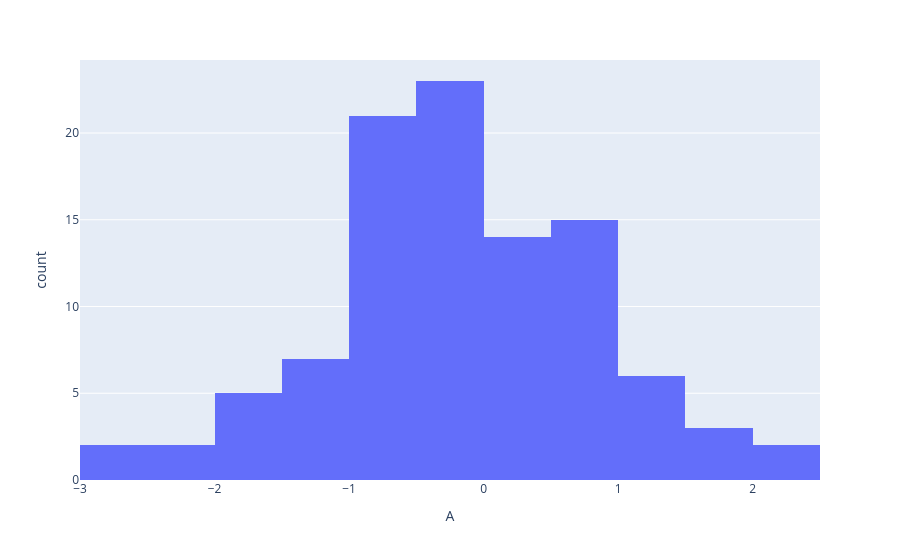

Notebook cell for this chart:
### Markdown cell above
## histogram

### Code cell
px.histogram(df, x='A', nbins=25)

### Figure 1 — Plotly figure (JSON) as saved in the notebook; plotly's stock layout.template omitted (floating-point values rounded to 4 significant figures)
{"data": [{"bingroup": "x", "hovertemplate": "A=%{x}<br>count=%{y}<extra></extra>", "legendgroup": "", "marker": {"color": "#636efa", "pattern": {"shape": ""}}, "name": "", "nbinsx": 25, "orientation": "v", "showlegend": false, "type": "histogram", "x": [-0.361, -0.48, -0.9893, -0.2681, 0.6126, 0.3195, -0.4232, 0.5345, -0.0157, 0.7718, -0.1488, -1.354, -0.9388, -1.009, 1.484, 2.151, -0.82, -0.5976, 0.3832, 1.45, -0.6948, 0.3043, -0.2908, -0.902, -0.491, 0.8837, 0.06833, -0.7296, -0.8611, -2.564, -0.743, 0.1289, -0.0112, 0.03973, -0.008563, 1.671, 0.479, -1.158, 0.2946, 1.053, 0.8682, -1.93, -0.3822, 0.5838, -0.002798, -0.8062, -0.9395, 0.1747, -1.092, 0.3769, 0.3036, -0.08595, -0.1789, -1.037, 0.7945, 0.6081, -0.1873, -0.02534, -1.626, -1.99, -0.4019, -1.499, -0.732, -0.03646, 2.104, -0.3541, 1.136, 0.6582, -2.073, 0.3241, 0.2458, -0.6121, -0.9868, 1.118, -0.7416, -0.6136, 1.911, -0.06614, -0.7858, -0.5054, 0.6217, -0.7312, -1.249, -0.8845, 0.0353, -1.89, -2.951, -2.428, 0.622, -1.935, 1.373, -0.4001, 0.5381, -0.817, 0.7034, 0.8852, 1.591, -0.2912, 0.8688, -0.4921], "xaxis": "x", "yaxis": "y"}], "layout": {"barmode": "relative", "legend": {"tracegroupgap": 0}, "margin": {"t": 60}, "xaxis": {"anchor": "y", "domain": [0, 1], "title": {"text": "A"}}, "yaxis": {"anchor": "x", "domain": [0, 1], "title": {"text": "count"}}}}
